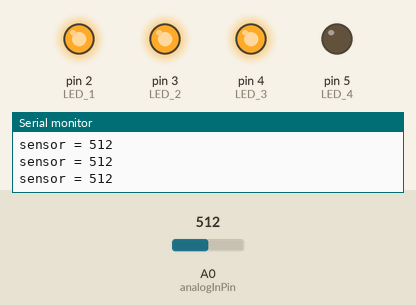
A sketch run on a simulated Arduino Uno, built with avr-gcc and run on an emulated ATmega328P. On the bench: output pins drawn as LEDs (lit = HIGH), the last lines printed to the serial monitor. The inputs (shaded band) are chosen by the test bench; at power-on: A0 (analogInPin) = 512.

Above: at 1.2 s.
1.3 s: A0 (analogInPin) set to 488
At 2.0 s:
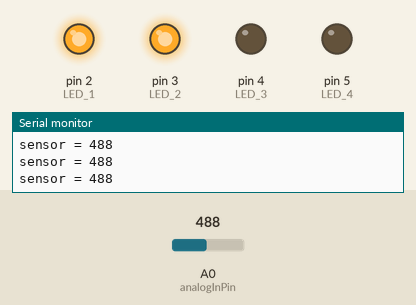
2.8 s: A0 (analogInPin) set to 660
At 3.4 s:
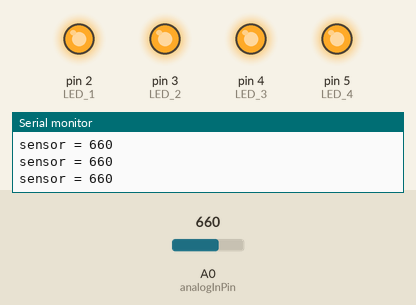
4.3 s: A0 (analogInPin) set to 637
At 4.8 s:
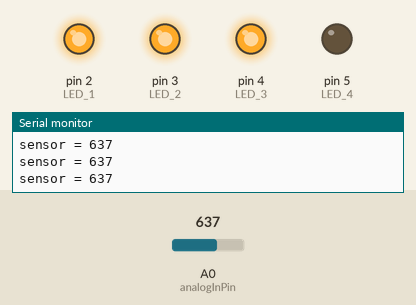
5.8 s: A0 (analogInPin) set to 290
At 6.1 s:
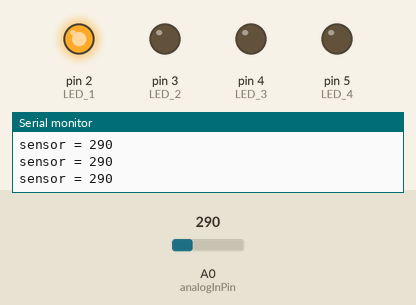
7.3 s: A0 (analogInPin) set to 105
8.8 s: A0 (analogInPin) set to 92
At 10.0 s:
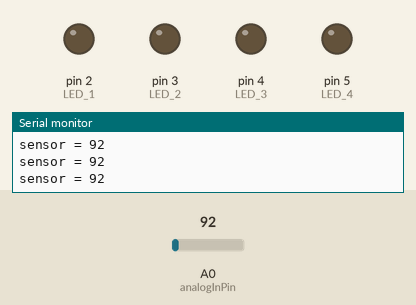
Timing chart, 0 to 11.3 s (numbered marks = the images above; inputs shaded):
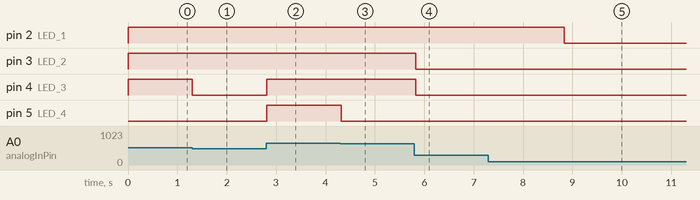

The sketch:

arduino_01.ino
```cpp
const int analogInPin = A0;
int sensorValue = 0;

void setup() {
  pinMode(2, OUTPUT);  // LED 1
  pinMode(3, OUTPUT);  // LED 2
  pinMode(4, OUTPUT);  // LED 3
  pinMode(5, OUTPUT);  // LED 4
  Serial.begin(9600);
}

void loop() {
  sensorValue = analogRead(analogInPin);
  Serial.print("sensor = ");
  Serial.println(sensorValue);

  // Apaga todos os LEDs primeiro
  digitalWrite(2, LOW);
  digitalWrite(3, LOW);
  digitalWrite(4, LOW);
  digitalWrite(5, LOW);

  // Níveis com maior sensibilidade
  if (sensorValue >= 100) digitalWrite(2, HIGH);       // LED 1
  if (sensorValue >= 300) digitalWrite(3, HIGH);       // LED 2
  if (sensorValue >= 500) digitalWrite(4, HIGH);       // LED 3
  if (sensorValue >= 650) digitalWrite(5, HIGH);       // LED 4

  delay(100);  // pequena pausa para leitura mais estável
}
```

Measured:
- the behaviour switches between 500 and 499 on A0 (analogInPin) (found by bisection; images 0 and 1)
- the behaviour switches between 650 and 649 on A0 (analogInPin) (found by bisection; images 2 and 3)
- the behaviour switches between 100 and 99 on A0 (analogInPin) (found by bisection; images 4 and 5)
- after the input at 1.3 s, pin 4 (LED_3): HIGH → LOW at once
- after the input at 2.8 s, pin 4 (LED_3), pin 5 (LED_4): LOW → HIGH at once
- after the input at 4.3 s, pin 5 (LED_4): HIGH → LOW at once
- after the input at 5.8 s, pin 3 (LED_2), pin 4 (LED_3): HIGH → LOW at once
- after the input at 8.8 s, pin 2 (LED_1): HIGH → LOW at once
